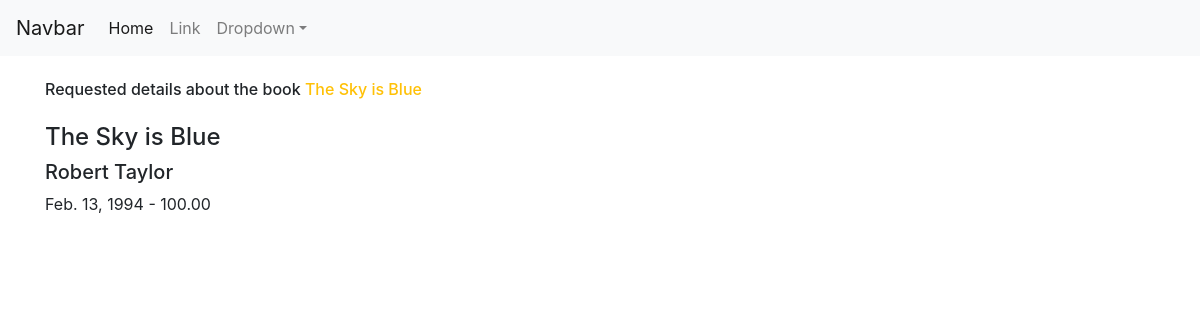
Screenshot of /bookstore/1/details with the database file from the repository.
### bookstore/models.py (models this page shows, shortened)
class Book(models.Model):
    title = models.CharField(max_length=100)
    subtitle = models.CharField(max_length=150, blank=True, null = True)
    author = models.CharField(max_length=100)
    released_date = models.DateField()
    price = models.DecimalField(max_digits=10, decimal_places=2, default = 100.00)
    in_stock = models.BooleanField(default=False)

### bookstore/views.py (the view)
# urls.py: path('<int:book_id>/details', book_detail_view, name= 'detail_book'),
def book_detail_view(request, book_id):
    obj = get_object_or_404(Book, id = book_id)
    context = {
        'book_object' : obj
    }
    return render(request, 'bookstore/book_detail.html', context)

### bookstore/templates/bookstore/book_detail.html
{% extends "base.html" %}
{% block body %}
  <h6 class="my-4">Requested details about the book <span class="text-warning">{{ book_object.title }}</span></h6>
    <h4>{{ book_object.title }}</h4>
    <h5>{{ book_object.author }}</h5>
    <p>{{ book_object.released_date }} - {{ book_object.price }} </p>
{% endblock body %}

### rows the page displays
Book: title "The Sky is Blue", author "Robert Taylor", released_date "Feb. 13, 1994", price "100.00"
